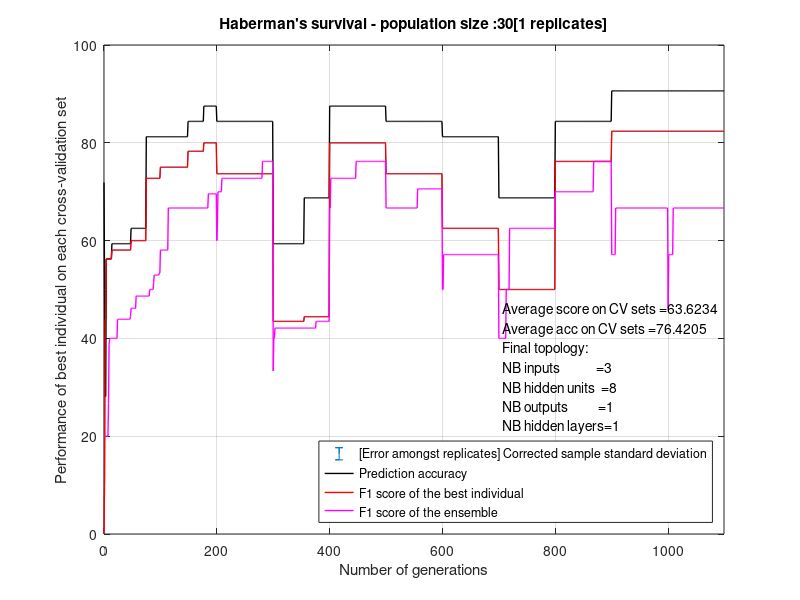
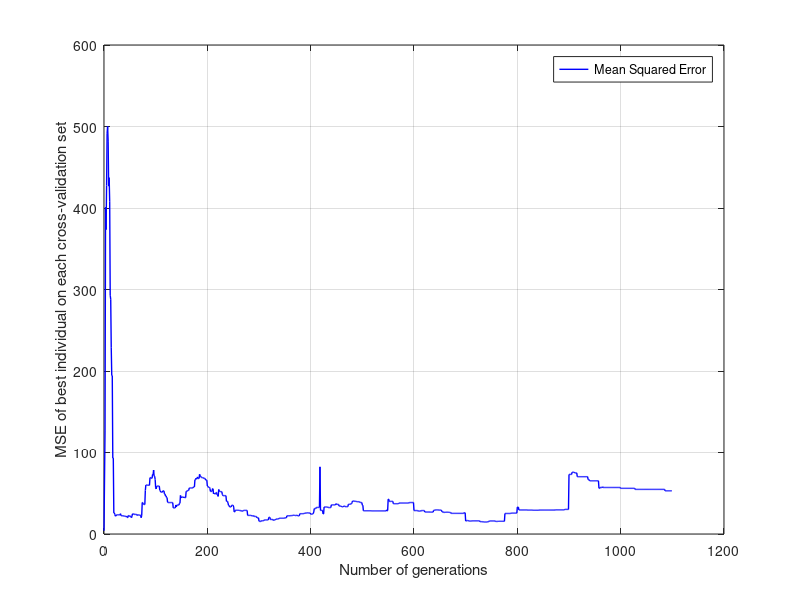
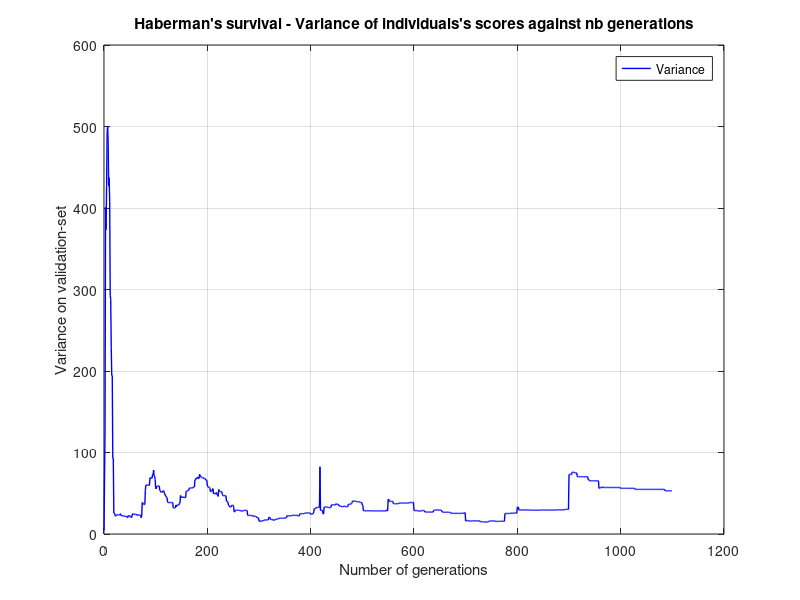
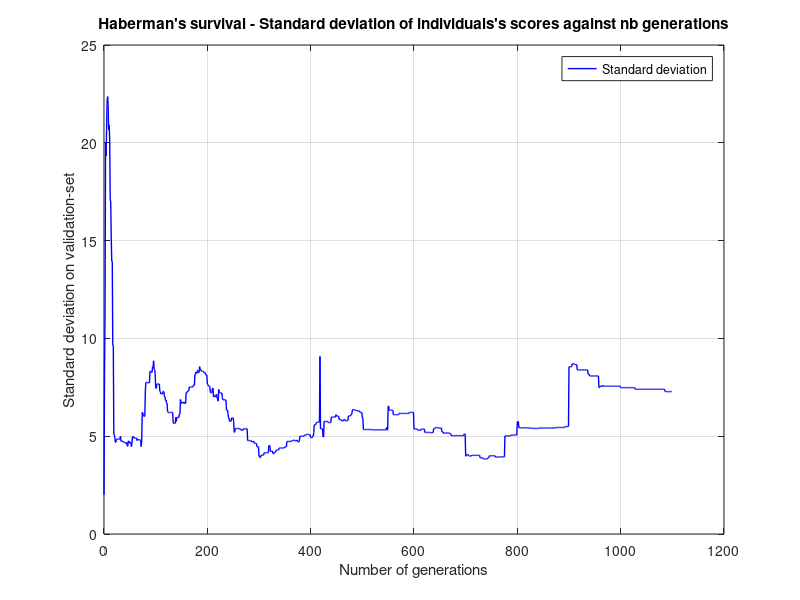

Write the MATLAB code that produced these figures, in order. (Note: this script raises an error after producing the figures.)
#!/usr/bin/octave -qf

fprintf("Running plotter.");

# load experimentation results
load data/breast_cancer_malignantOrBenign_data_transformed_results.mat
load data/breast_cancer_recurrence_data_transformed_results.mat
load data/haberman_data_transformed_results.mat


# write out plots in image directory
cd 'images/';

population_size	= breast_cancer_malignantOrBenign_data_transformed_results(1,9);
nb_replicates   = breast_cancer_malignantOrBenign_data_transformed_results(1,end);

breastCancer_MalignantOrBenign_AVRG_CV_FITNESS = breast_cancer_malignantOrBenign_data_transformed_results(1,end-3)
breastCancer_RecurrenceOrNot_AVRG_CV_FITNESS = breast_cancer_recurrence_data_transformed_results(1,end-3)
haberman_AVRG_CV_FITNESS = haberman_data_transformed_results(1,end-3)

breastCancer_MalignantOrBenign_AVRG_CV_ACC = breast_cancer_malignantOrBenign_data_transformed_results(1,end-2)
breastCancer_RecurrenceOrNot_AVRG_CV_ACC = breast_cancer_recurrence_data_transformed_results(1,end-2)
haberman_AVRG_CV_ACC = haberman_data_transformed_results(1,end-2)

#
#
# PLOTTING DATA SET : HABERMAN
#
#

#
# TRAINING PERFS
#
align_right_haberman = haberman_data_transformed_results(end,1) - (haberman_data_transformed_results(end,1)/3) - 26;
errorbar(haberman_data_transformed_results(:,1), haberman_data_transformed_results(:,4), err_haberman_data_transformed_results);
hold on;
grid on;
plot(haberman_data_transformed_results(:,1),haberman_data_transformed_results(:,3), 'k', 'LineWidth', 1);
plot(haberman_data_transformed_results(:,1),haberman_data_transformed_results(:,4), 'r', 'LineWidth', 1);
plot(haberman_data_transformed_results(:,1),haberman_data_transformed_results(:,17), 'm', 'LineWidth', 1);
axis([0, haberman_data_transformed_results(end,1), 0, 100]);
title( strcat("Haberman's survival - population size : ", num2str(population_size), "[", num2str(nb_replicates), " replicates]"));
legend('[Error amongst replicates] Corrected sample standard deviation','Prediction accuracy','F1 score of the best individual', 'F1 score of the ensemble', "location", "southeast");
xlabel('Number of generations');
ylabel('Performance of best individual on each cross-validation set');
text(align_right_haberman, 46 , strcat("Average score on CV sets =", num2str(haberman_AVRG_CV_FITNESS)));
text(align_right_haberman, 42 , strcat("Average acc on CV sets =", num2str(haberman_AVRG_CV_ACC)));
# add topology description
text(align_right_haberman, 38 , "Final topology:");
text(align_right_haberman, 34 , strcat("NB inputs            =", num2str(haberman_data_transformed_results(end,10))) );
text(align_right_haberman, 30 , strcat("NB hidden units  =", num2str(haberman_data_transformed_results(end,11))) );
text(align_right_haberman, 26 , strcat("NB outputs          =", num2str(haberman_data_transformed_results(end,12))) );
text(align_right_haberman, 22 , strcat("NB hidden layers=", num2str(haberman_data_transformed_results(end,13))) );

print -dpng 'haberman-performancesVSepochs.png';
hold off;

plot(haberman_data_transformed_results(:,1),haberman_data_transformed_results(:,5), 'b', 'LineWidth', 1);
hold on;
grid on;
legend('Mean Squared Error', "location", "northeast");
xlabel('Number of generations');
ylabel('MSE of best individual on each cross-validation set');
print -dpng 'haberman-MSEVSepochs.png';
hold off;

#
# POPULATION SCORE STATS
#

plot(haberman_data_transformed_results(:,1), haberman_data_transformed_results(:,5), 'b', 'LineWidth', 1);
grid on;
hold on;
title("Haberman's survival - Variance of individuals's scores against nb generations");
legend('Variance', "location", "northeast");
xlabel('Number of generations');
ylabel('Variance on validation-set');
print -dpng 'haberman-varianceVSepochs.png';
hold off;

plot(haberman_data_transformed_results(:,1), haberman_data_transformed_results(:,6), 'b', 'LineWidth', 1);
hold on;
grid on;
title("Haberman's survival - Standard deviation of individuals's scores against nb generations");
legend('Standard deviation', "location", "northeast");
xlabel('Number of generations');
ylabel('Standard deviation on validation-set');
print -dpng 'haberman-stddevVSepochs.png';
hold off;

plot(haberman_data_transformed_results(:,1), haberman_data_transformed_results(:,7), 'b', 'LineWidth', 1);
hold on;
grid on;
title("Haberman's survival - Mean of individuals's scores against nb generations");
legend('Mean', "location", "southeast");
xlabel('Number of generations');
ylabel('Mean of population score on validation-set');
print -dpng 'haberman-meanVSepochs.png';
hold off;




#
# LEARNING CURVES
#
#{
plot(haberman_data_transformed_results_increasingly_large_training_set(:,1),haberman_data_transformed_results_increasingly_large_training_set(:,2), 'r');
hold on;
title("Haberman's survival - Learning curves");
plot(haberman_data_transformed_results_increasingly_large_training_set(:,1),haberman_data_transformed_results_increasingly_large_training_set(:,4), 'b');
legend('Error training-set', 'Error validation-set');
xlabel('m (training set size)');
ylabel('Error');
print -dpng 'haberman-learning_curve-increasingly_large_training_set.png';
hold off;
#}





#
#
# PLOTTING DATA SET : MALIGNANT OR BENIGN
#
#

align_right_malignant = breast_cancer_malignantOrBenign_data_transformed_results(end,1) - (breast_cancer_malignantOrBenign_data_transformed_results(end,1)/3) - 26;
#
# TRAINING PERFS
#
errorbar(breast_cancer_malignantOrBenign_data_transformed_results(:,1),breast_cancer_malignantOrBenign_data_transformed_results(:,4), err_breast_cancer_malignantOrBenign_data_transformed_results);
hold on;
grid on;
plot(breast_cancer_malignantOrBenign_data_transformed_results(:,1),breast_cancer_malignantOrBenign_data_transformed_results(:,3), 'r', 'LineWidth', 1);
plot(breast_cancer_malignantOrBenign_data_transformed_results(:,1),breast_cancer_malignantOrBenign_data_transformed_results(:,4), 'k', 'LineWidth', 1);
plot(breast_cancer_malignantOrBenign_data_transformed_results(:,1),breast_cancer_malignantOrBenign_data_transformed_results(:,17), 'm', 'LineWidth', 1);
axis([0, breast_cancer_malignantOrBenign_data_transformed_results(end,1), 0, 100]);
title( strcat("Breast cancer (Malignant?) - population size : ", num2str(population_size), "[", num2str(nb_replicates), " replicates]" ));
legend('[Error amongst replicates] Corrected sample standard deviation', 'Prediction accuracy','F1 score of the best individual', 'F1 score of the ensemble', "location", "southeast");
xlabel('Number of generations');
ylabel('Performance of best individual on each cross-validation set');
text(align_right_malignant, 46 , strcat("Average score on CV sets =", num2str(breastCancer_MalignantOrBenign_AVRG_CV_FITNESS)));
text(align_right_malignant, 42 , strcat("Average acc on CV sets =", num2str(breastCancer_MalignantOrBenign_AVRG_CV_ACC)));
# add topology description
text(align_right_malignant, 38 , "Final topology:");
text(align_right_malignant, 34 , strcat("NB inputs            =", num2str(breast_cancer_malignantOrBenign_data_transformed_results(end,10))) );
text(align_right_malignant, 30 , strcat("NB hidden units  =", num2str(breast_cancer_malignantOrBenign_data_transformed_results(end,11))) );
text(align_right_malignant, 25 , strcat("NB outputs          =", num2str(breast_cancer_malignantOrBenign_data_transformed_results(end,12))) );
text(align_right_malignant, 22 , strcat("NB hidden layers=", num2str(breast_cancer_malignantOrBenign_data_transformed_results(end,13))) );
print -dpng 'malignant-performancesVSepochs.png';
hold off;

#backprop_perfs = backprop_perfs(1:(size(breast_cancer_malignantOrBenign_data_transformed_results))(1),:);
plot(breast_cancer_malignantOrBenign_data_transformed_results(:,1),breast_cancer_malignantOrBenign_data_transformed_results(:,2), 'b', 'LineWidth', 1);
hold on;
grid on;
legend('Mean Squared Error', "location", "northeast");
xlabel('Number of generations');
ylabel('MSE of best individual on each cross-validation set');
print -dpng 'malignant-MSEVSepochs.png';
hold off;

#
# POPULATION SCORE STATS
#

plot(breast_cancer_malignantOrBenign_data_transformed_results(:,1), breast_cancer_malignantOrBenign_data_transformed_results(:,5), 'b', 'LineWidth', 1);
hold on;
grid on;
title("Breast cancer (Malignant?) - Variance of individuals's scores against nb generations");
legend('Variance', "location", "northeast");
xlabel('Number of generations');
ylabel('Variance on validation-set');
print -dpng 'malignant-varianceVSepochs.png';
hold off;

plot(breast_cancer_malignantOrBenign_data_transformed_results(:,1), breast_cancer_malignantOrBenign_data_transformed_results(:,6), 'b', 'LineWidth', 1);
hold on;
grid on;
title("Breast cancer (Malignant?) - Standard deviation of individuals's scores against nb generations");
legend('Standard deviation', "location", "northeast");
xlabel('Number of generations');
ylabel('Standard deviation on validation-set');
print -dpng 'malignant-stddevVSepochs.png';
hold off;

plot(breast_cancer_malignantOrBenign_data_transformed_results(:,1), breast_cancer_malignantOrBenign_data_transformed_results(:,7), 'b', 'LineWidth', 1);
hold on;
grid on;
title("Breast cancer (Malignant?) - Mean of individuals's scores against nb generations");
legend('Mean', "location", "southeast");
xlabel('Number of generations');
ylabel('Mean of population score on validation-set');
print -dpng 'malignant-meanVSepochs.png';
hold off;

#{
#
# LEARNING CURVES DATA-SET SIZE
#

plot(MalignantOrBenign_results_increasingly_large_training_set(1,:),MalignantOrBenign_results_increasingly_large_training_set(:,2), 'r');
hold on;
title("Breast cancer (Malignant?) - Data-set Size Learning Curves");
plot(MalignantOrBenign_results_increasingly_large_training_set(:,1),MalignantOrBenign_results_increasingly_large_training_set(:,4), 'b');
legend('Error training-set', 'Error validation-set');
xlabel('m (training set size)');
ylabel('Error');
print -dpng 'malignant-learning_curve-increasingly_large_training_set.png';
hold off;

fprintf('printing learning curves pop size');
errorbar(pop_sizes(:,1), MalignantOrBenign_results_increasing_pop_size(:,1), err_MalignantOrBenign_results_increasing_pop_size);
hold on;
grid on;
axis([0, pop_sizes(end,1), 0, 100]);
title(strcat("Breast cancer (Malignant?) - Population Size Learning Curves", "[", num2str(nb_replicates), " replicates]"));
legend('average F1 score of best individual on validation-set','[Error amongst replicates] Corrected Sample Standard Deviation', "location", "southeast");
print -dpng 'malignant-learning_curve_pop_size.png';
hold off;
#}







#
#
# PLOTTING DATA SET : RECCURENCE OR NOT
#
#



#
# TRAINING PERFS
#

align_right_recurrence = breast_cancer_recurrence_data_transformed_results(end,1)- (breast_cancer_recurrence_data_transformed_results(end,1)/3) - 26;
errorbar(breast_cancer_recurrence_data_transformed_results(:,1),breast_cancer_recurrence_data_transformed_results(:,3), err_breast_cancer_recurrence_data_transformed_results);
hold on;
grid on;
plot(breast_cancer_recurrence_data_transformed_results(:,1),breast_cancer_recurrence_data_transformed_results(:,3), 'r', 'LineWidth', 1);
plot(breast_cancer_recurrence_data_transformed_results(:,1),breast_cancer_recurrence_data_transformed_results(:,4), 'k', 'LineWidth', 1);
plot(breast_cancer_recurrence_data_transformed_results(:,1),breast_cancer_recurrence_data_transformed_results(:,17), 'm', 'LineWidth', 1);
title( strcat("Breast cancer (Recurrence?) - population size : ", num2str(population_size), "[", num2str(nb_replicates), " replicates]"));
axis([0, breast_cancer_recurrence_data_transformed_results(end,1), 0, 100]);
legend('[Error amongst replicates] Corrected sample standard deviation','Prediction accuracy','F1 score of the best individual', 'F1 score of the ensemble', "location", "southeast");
xlabel('Number of generations');
ylabel('Performance of best individual on each cross-validation set');
text(align_right_recurrence, 46 , strcat("Average score on CV sets =", num2str(breastCancer_RecurrenceOrNot_AVRG_CV_FITNESS)));
text(align_right_recurrence, 42 , strcat("Average acc on CV sets =", num2str(breastCancer_RecurrenceOrNot_AVRG_CV_ACC)));
# add topology description
text(align_right_recurrence, 38 , "Final topology:");
text(align_right_recurrence, 34 , strcat("NB inputs            =", num2str(breast_cancer_recurrence_data_transformed_results(end,10))) );
text(align_right_recurrence, 30 , strcat("NB hidden units  =", num2str(breast_cancer_recurrence_data_transformed_results(end,11))) );
text(align_right_recurrence, 26 , strcat("NB outputs          =", num2str(breast_cancer_recurrence_data_transformed_results(end,12))) );
text(align_right_recurrence, 22 , strcat("NB hidden layers=", num2str(breast_cancer_recurrence_data_transformed_results(end,13))) );
print -dpng 'recurrence-performancesVSepochs.png';
hold off;



plot(breast_cancer_recurrence_data_transformed_results(:,1),breast_cancer_recurrence_data_transformed_results(:,5), 'b', 'LineWidth', 1);
hold on;
grid on;
legend('Mean Squared Error', "location", "northeast");
xlabel('Number of generations');
ylabel('MSE of best individual on each cross-validation set');
print -dpng 'recurrence-MSEVSepochs.png';
hold off;

#
# POPULATION SCORE STATS
#

plot(breast_cancer_recurrence_data_transformed_results(:,1), breast_cancer_recurrence_data_transformed_results(:,5), 'b', 'LineWidth', 1);
hold on;
grid on;
title("Breast cancer (Recurrence?) - Variance of individuals's scores against nb generations");
legend('Variance', "location", "northeast");
xlabel('Number of generations');
ylabel('Variance on validation-set');
print -dpng 'recurrence-varianceVSepochs.png';
hold off;

plot(breast_cancer_recurrence_data_transformed_results(:,1), breast_cancer_recurrence_data_transformed_results(:,6), 'b', 'LineWidth', 2);
hold on;
grid on;
title("Breast cancer (Recurrence?) - Standard deviation of individuals's scores against nb generations");
legend('Standard deviation', "location", "northeast");
xlabel('Number of generations');
ylabel('Standard deviation on validation-set');
print -dpng 'recurrence-stddevVSepochs.png';
hold off;

plot(breast_cancer_recurrence_data_transformed_results(:,1), breast_cancer_recurrence_data_transformed_results(:,7), 'b', 'LineWidth', 2);
hold on;
grid on;
title("Breast cancer (Recurrence?) - Mean of individuals's scores against nb generations");
legend('Mean', "location", "southeast");
xlabel('Number of generations');
ylabel('Mean of population score on validation-set');
print -dpng 'recurrence-meanVSepochs.png';
hold off;


#
# LEARNING CURVES
#

plot(breast_cancer_recurrence_data_transformed_results_increasingly_large_training_set(:,1),breast_cancer_recurrence_data_transformed_results_increasingly_large_training_set(:,2), 'r');
hold on;
grid on;
title("Breast cancer (Recurrence?) - Learning curves");
plot(breast_cancer_recurrence_data_transformed_results_increasingly_large_training_set(:,1),breast_cancer_recurrence_data_transformed_results_increasingly_large_training_set(:,4), 'b');
legend('Error training-set', 'Error validation-set');
xlabel('m (training set size)');
ylabel('Error');
print -dpng 'recurrence-learning_curve-increasingly_large_training_set.png';
hold off;


fprintf("terminated.\n")


